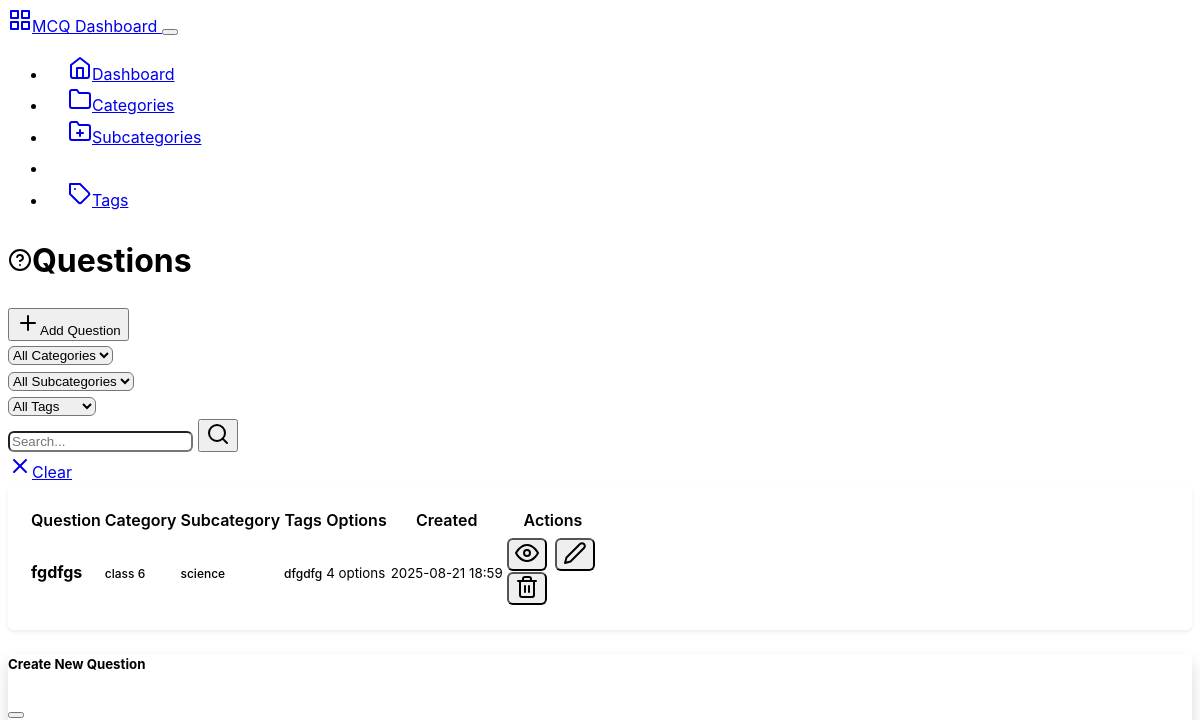
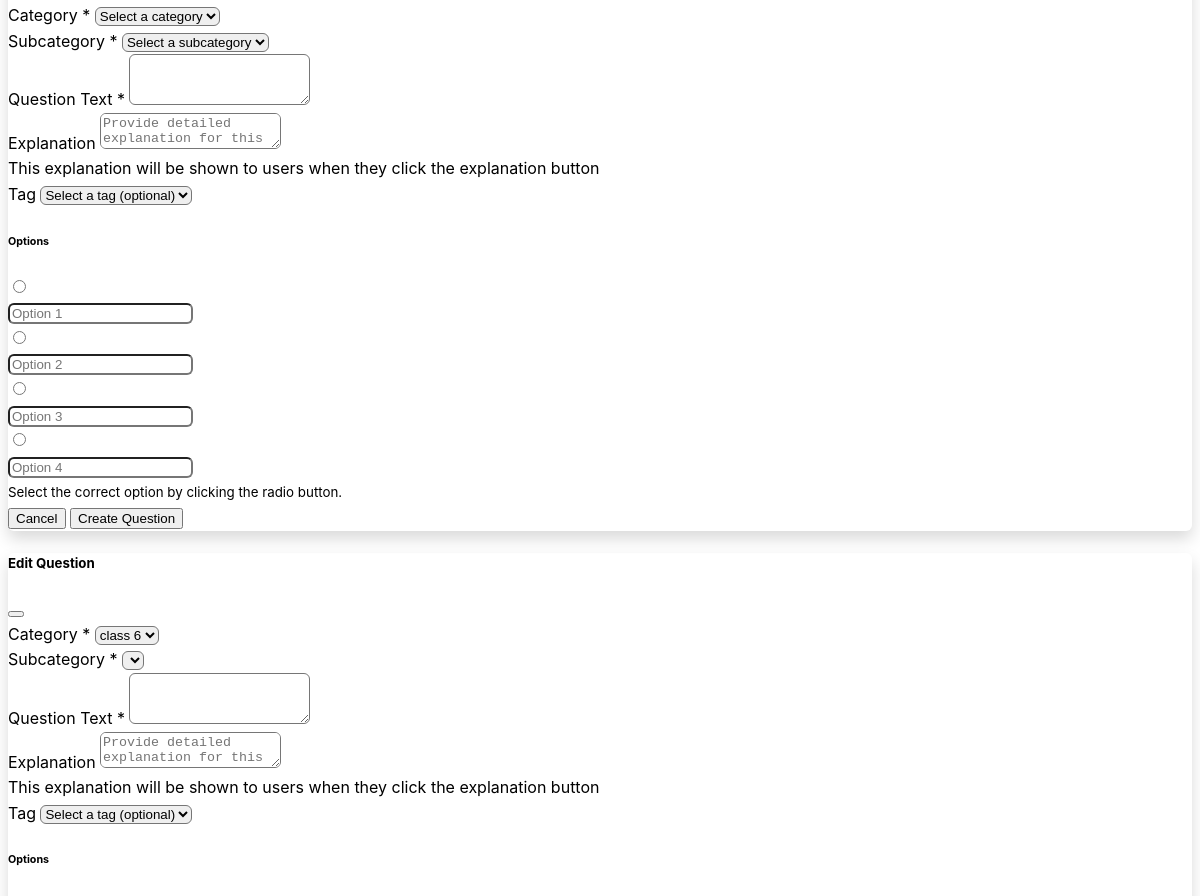
The app's page /backend/questions (upper part), older data (2 pictures, top to bottom).
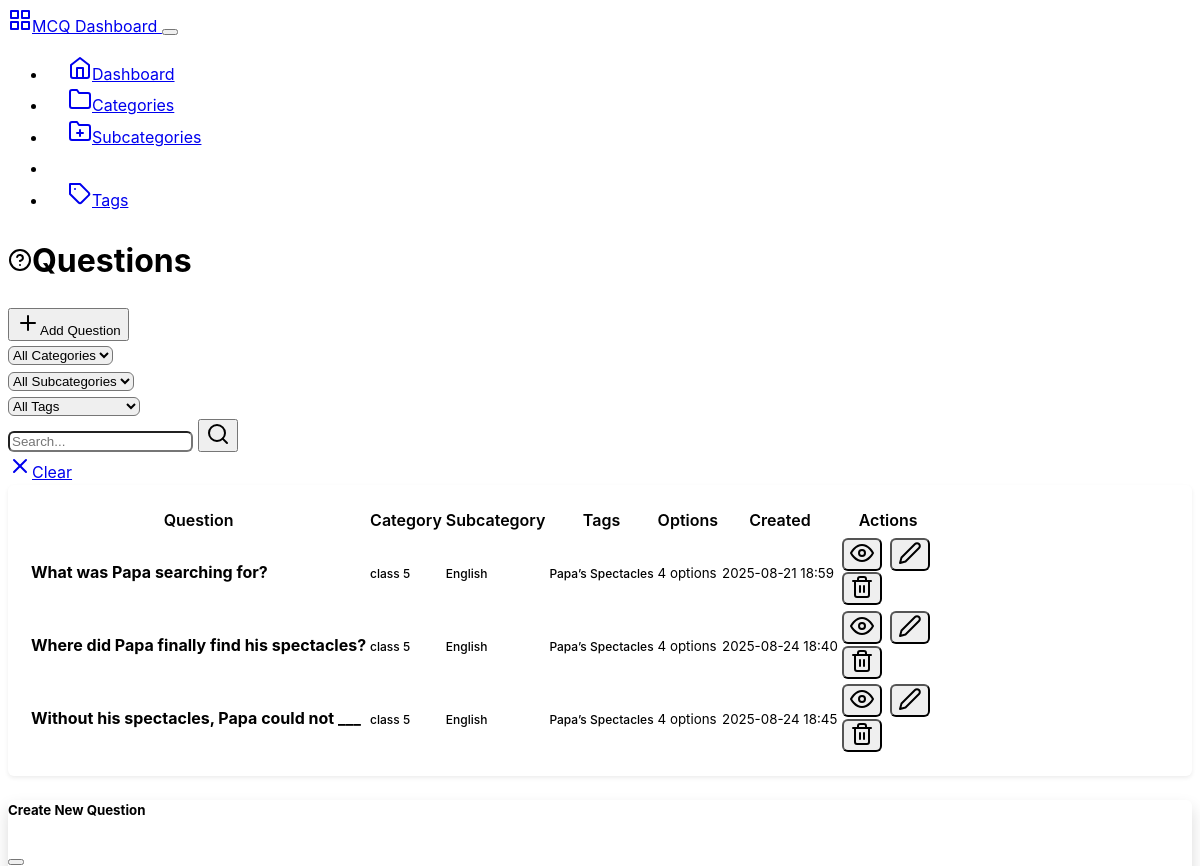
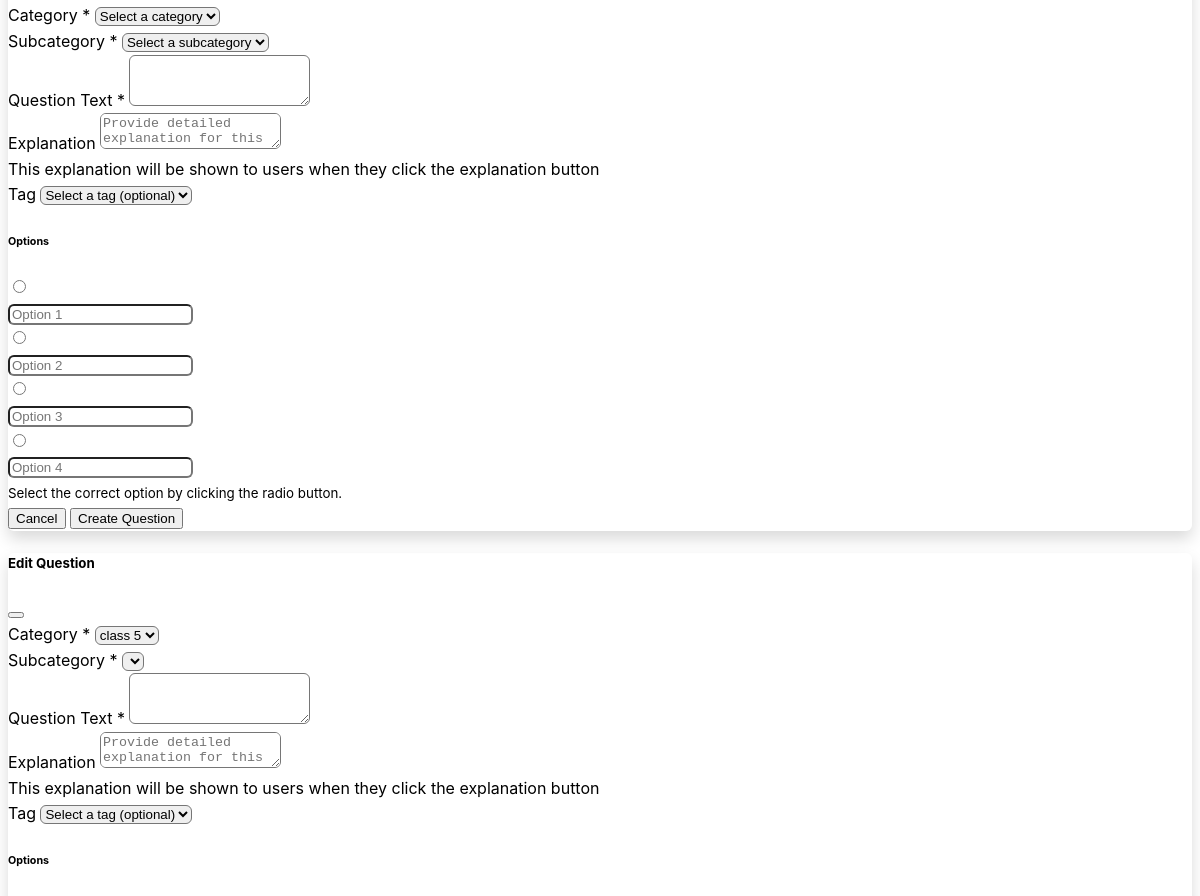
The same page, newer data (2 pictures, top to bottom).
### mcqbox/model.py (models this page shows, shortened)
class Question(db.Model):
    id = db.Column(db.Integer, primary_key=True)
    question_text = db.Column(db.String(500), nullable=False)
    subcategory_id = db.Column(db.Integer, db.ForeignKey('subcategory.id'), nullable=False)
    subcategory = db.relationship('Subcategory', backref=db.backref('questions', lazy=True))
    tag_id = db.Column(db.Integer, db.ForeignKey('tag.id'), nullable=True)
    tag = db.relationship('Tag', backref=db.backref('questions', lazy=True))
    explanation = db.Column(db.String(500), nullable=True)
    options = db.Column(db.JSON, nullable=False)
    category_id = db.Column(db.Integer, db.ForeignKey('category.id'), nullable=False)
    category = db.relationship('Category', backref=db.backref('questions', lazy=True))
    created_at = db.Column(db.DateTime, server_default=db.func.now())
    updated_at = db.Column(db.DateTime, server_default=db.func.now(), onupdate=db.func.now())

class Category(db.Model):
    id = db.Column(db.Integer, primary_key=True)
    name = db.Column(db.String(50), nullable=False, unique=True)
    description = db.Column(db.String(200), nullable=True)
    created_at = db.Column(db.DateTime, server_default=db.func.now())
    updated_at = db.Column(db.DateTime, server_default=db.func.now(), onupdate=db.func.now())

class Subcategory(db.Model):
    id = db.Column(db.Integer, primary_key=True)
    name = db.Column(db.String(50), nullable=False)
    category_id = db.Column(db.Integer, db.ForeignKey('category.id'), nullable=False)
    category = db.relationship('Category', backref=db.backref('subcategories', lazy=True))
    description = db.Column(db.String(200), nullable=True)
    created_at = db.Column(db.DateTime, server_default=db.func.now())
    updated_at = db.Column(db.DateTime, server_default=db.func.now(), onupdate=db.func.now())

class Tag(db.Model):
    id = db.Column(db.Integer, primary_key=True)
    name = db.Column(db.String(50), nullable=False)
    category_id = db.Column(db.Integer, db.ForeignKey('category.id'), nullable=False)
    category = db.relationship('Category', backref=db.backref('tags', lazy=True))
    subcategory_id = db.Column(db.Integer, db.ForeignKey('subcategory.id'), nullable=True)
    subcategory = db.relationship('Subcategory', backref=db.backref('tags', lazy=True))
    created_at = db.Column(db.DateTime, server_default=db.func.now())

### mcqbox/backend/route.py (the view)
@app.route('/backend/questions')
def questions():
    category_id = request.args.get('category_id', type=int)
    subcategory_id = request.args.get('subcategory_id', type=int)
    search = request.args.get('search', '').strip()
    tag_filter = request.args.get('tag', '').strip()
    categories_list = Category.query.all()
    subcategories_list = []
    tags_list = Tag.query.all()
    if category_id:
        subcategories_list = Subcategory.query.filter_by(category_id=category_id).all()
    filters = []
    if category_id:
        filters.append(Question.category_id == category_id)
    if subcategory_id:
        filters.append(Question.subcategory_id == subcategory_id)
    tag_filter = request.args.get('tag', '').strip()
    if tag_filter:
        filters.append(Question.tag_id == tag_filter)
    if search:
        filters.append(Question.question_text.ilike(f'%{search}%'))
    questions_list = Question.query.filter(*filters).all()
    for question in questions_list:
        print(question.subcategory.name)
    return render_template('questions.html',
                         questions=questions_list,
                         categories=categories_list,
                         subcategories=subcategories_list,
                         tags=tags_list,
                         selected_category=category_id,
                         selected_subcategory=subcategory_id,
                         search_query=search)

### mcqbox/backend/templates/questions.html (shortened to what the changed rows need)
{% extends "base.html" %}
{% block content %}
<div class="row">
    <div class="col-12">
        <div class="d-flex justify-content-between align-items-center mb-4">
            <h1><i data-feather="help-circle" class="me-2"></i>Questions</h1>
        </div>
    </div>
</div>
<div class="row">
    <div class="col-12">
        <div class="card">
            <div class="card-body">
                {% if questions %}
                <div class="table-responsive">
                    <table class="table table-hover">
                        <thead>
                            <tr>
                                <th>Question</th>
                                <th>Category</th>
                                <th>Subcategory</th>
                                <th>Tags</th>
                                <th>Options</th>
                                <th>Created</th>
                                <th class="text-end">Actions</th>
                            </tr>
                        </thead>
                        <tbody>
                            {% for question in questions %}
                            <tr>
                                <td>
                                    <strong>{{ question.question_text[:100] }}</strong>
                                </td>
                                <td>
                                    <span class="badge bg-primary">
                                        {{ question.category.name if question.category.name else 'Unknown' }}
                                    </span>
                                </td>
                                <td>
                                    <span class="badge bg-secondary">
                                        {{ question.subcategory.name if question.subcategory.name else 'Unknown' }}
                                    </span>
                                </td>
                                <td>
                                    <span class="badge bg-secondary">
                                        {{ question.tag.name if question.tag.name else 'Unknown' }}
                                    </span>
                                </td>
                                <td>
                                    <small class="text-muted">{{ question.options|length }} options</small>
                                </td>
                                <td>
                                    <small class="text-muted">{{ question.created_at.strftime('%Y-%m-%d %H:%M')
                                        }}</small>
                                </td>
                                <td class="text-end">
                                    <div class="btn-group" role="group">
                                        <button class="btn btn-sm btn-outline-secondary"
                                            onclick="viewQuestion({{ question.id }})" data-bs-toggle="modal"
                                            data-bs-target="#viewQuestionModal">
                                            <i data-feather="eye"></i>
                                        </button>
                                        <button class="btn btn-sm btn-outline-secondary"
                                            onclick="editQuestion({{ question.id }})" data-bs-toggle="modal"
                                            data-bs-target="#editQuestionModal">
                                            <i data-feather="edit-2"></i>
                                        </button>
                                        <form method="POST"
                                            action="{{ url_for('delete_question', question_id=question.id) }}"
                                            class="d-inline"
                                            onsubmit="return confirm('Are you sure you want to delete this question?')">
                                            <button type="submit" class="btn btn-sm btn-outline-danger">
                                                <i data-feather="trash-2"></i>
                                            </button>
                                        </form>
                                    </div>
                                </td>
                            </tr>
                            {% endfor %}
                        </tbody>
                    </table>
                </div>
                {% endif %}
            </div>
        </div>
    </div>
</div>
<div class="modal fade" id="editQuestionModal" tabindex="-1">
    <div class="modal-dialog modal-lg">
        <div class="modal-content">
            <form method="POST" id="editQuestionForm">
                <div class="modal-body">
                    <div class="mb-3">
                        <label for="editCategoryId" class="form-label">Category *</label>
                        <select class="form-select" id="editCategoryId" name="category_id"
                            onchange="updateEditSubcategories()" required>
                            {% for category in categories %}
                            <option value="{{ category.id }}">{{ category.name }}</option>
                            {% endfor %}
                        </select>
                    </div>
                </div>
            </form>
        </div>
    </div>
</div>
{% endblock %}

Row changes from the older to the newer data that the page shows:
changed Question: question_text "fgdfgs" → "What was Papa searching for?"; category "class 6" → "class 5"; subcategory "science" → "English"; tag "dfgdfg" → "Papa’s Spectacles"
added Question: question_text "Where did Papa finally find his spectacles?", category "class 5", subcategory "English", tag "Papa’s Spectacles", options|length "4", created_at "2025-08-24 18:40"
added Question: question_text "Without his spectacles, Papa could not ___", category "class 5", subcategory "English", tag "Papa’s Spectacles", options|length "4", created_at "2025-08-24 18:45"
Text that changed along with them:
form field category_id: "class 6" → "class 5"
